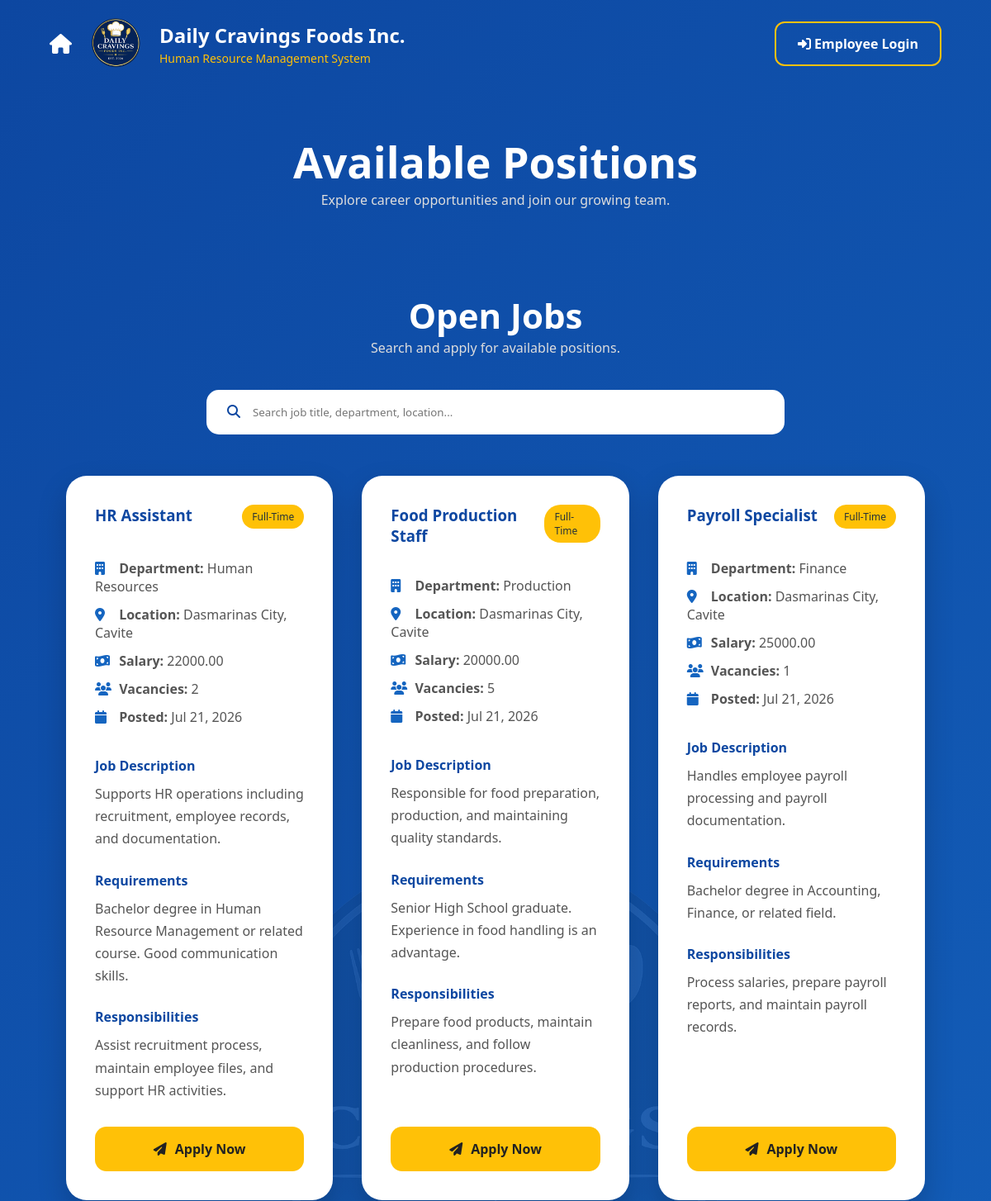
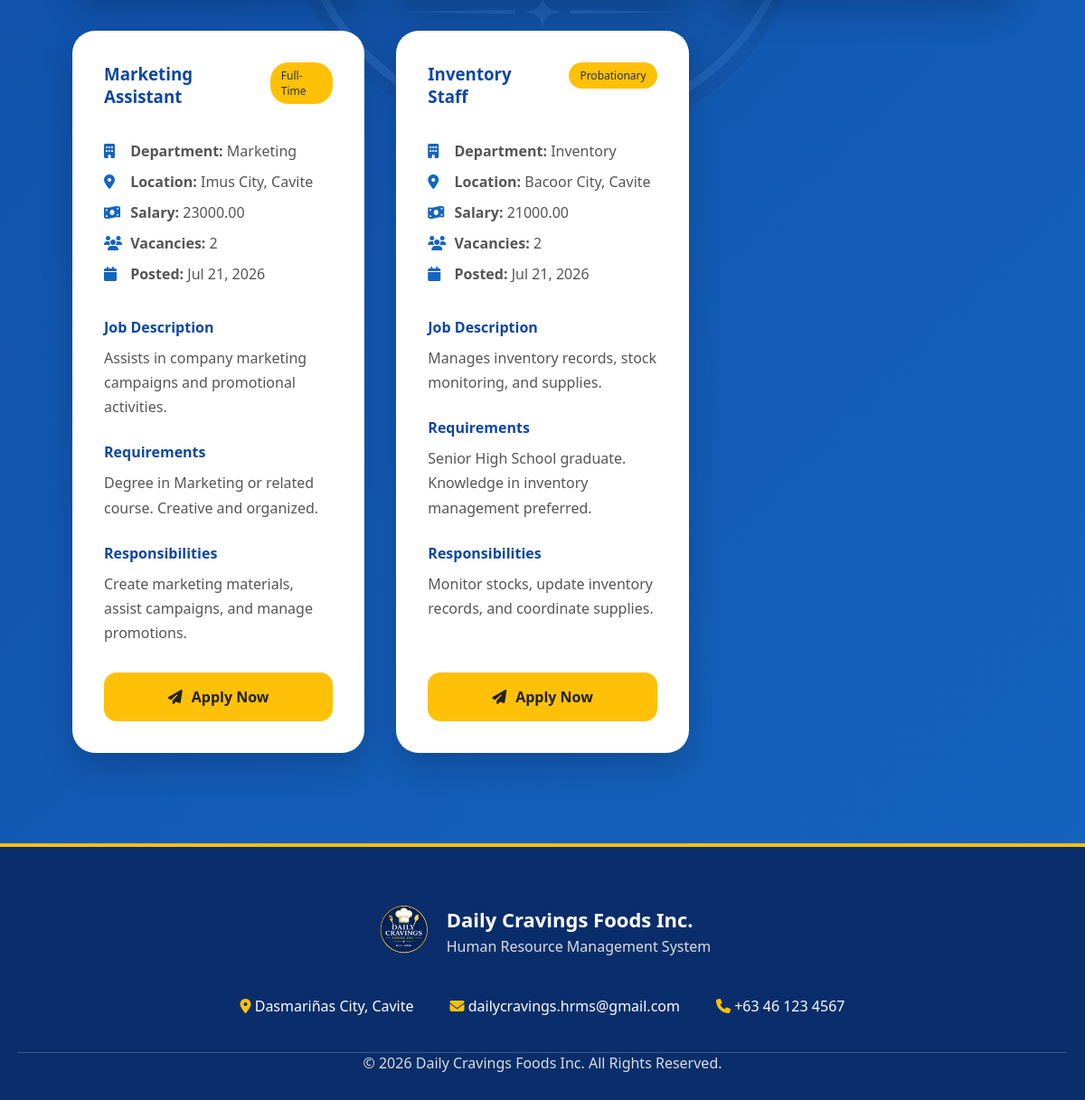
Screenshot of /home/jobs.php with the database file from the repository (2 pictures, top to bottom).
### tables this page shows
CREATE TABLE `job_postings` (
  `job_id` int(11) NOT NULL,
  `position_id` int(11) DEFAULT NULL,
  `department_id` int(11) DEFAULT NULL,
  `job_title` varchar(100) DEFAULT NULL,
  `salary` decimal(10,2) DEFAULT NULL,
  `employment_type` enum('Full-Time','Part-Time','Contractual','Probationary','Internship') DEFAULT NULL,
  `description` text DEFAULT NULL,
  `location` varchar(150) DEFAULT NULL,
  `vacancies` int(11) DEFAULT 1,
  `requirements` text DEFAULT NULL,
  `responsibilities` text DEFAULT NULL,
  `status` enum('Open','Closed') DEFAULT 'Open',
  `posted_date` date DEFAULT NULL,
  `closing_date` date DEFAULT NULL,
  `created_at` timestamp NOT NULL DEFAULT current_timestamp()
);

CREATE TABLE `departments` (
  `department_id` int(11) NOT NULL,
  `department_name` varchar(100) DEFAULT NULL,
  `description` text DEFAULT NULL,
  `created_at` timestamp NOT NULL DEFAULT current_timestamp(),
  `status` enum('Active','Inactive') DEFAULT 'Active'
);

### home/jobs.php (the view, shortened to what this page needs)
<?php
require_once "../config/db.php";
$stmt = $conn->prepare("
    SELECT
        jp.*,
        d.department_name,
        p.position_name
    FROM job_postings jp
    LEFT JOIN departments d
        ON jp.department_id = d.department_id
    LEFT JOIN positions p
        ON jp.position_id = p.position_id
    WHERE jp.status = 'Open'
    ORDER BY jp.created_at DESC
");
$stmt->execute();
$jobs = $stmt->fetchAll(PDO::FETCH_ASSOC);
?>
<!DOCTYPE html>
<html lang="en">
<head>
    <link rel="stylesheet" href="../assets/css/global.css">
    <link rel="stylesheet" href="../assets/css/jobs.css">
    <link
        href="https://cdnjs.cloudflare.com/ajax/libs/font-awesome/6.5.2/css/all.min.css"
        rel="stylesheet">
</head>
<body class="jobs-page">
<div class="jobs-background">
</div>
<header class="jobs-navbar">
    <div class="jobs-nav-container">
        <div class="jobs-brand-wrapper">
        <a
            href="../home.php"
            class="jobs-home-icon"
            title="Home">
            <i class="fa-solid fa-house"></i>
        </a>
    <div class="jobs-logo-area">
        <img
            src="../assets/images/logo_2.png"
            class="jobs-nav-logo"
            alt="Logo">
        <div>
            <h2>Daily Cravings Foods Inc.</h2>
            <span>Human Resource Management System</span>
        </div>
    </div>
    </div>
        <a
            href="../login.php"
            class="jobs-login-btn">
            <i class="fa-solid fa-right-to-bracket"></i>
            Employee Login
        </a>
    </div>
</header>
<section class="jobs-header">
    <h1>Available Positions</h1>
    <p>Explore career opportunities and join our growing team.</p>
</section>
<section class="jobs-section">
    <div class="jobs-title">
        <h2>Open Jobs</h2>
        <p>Search and apply for available positions.</p>
    </div>
    <div class="jobs-search">
        <i class="fa-solid fa-magnifying-glass"></i>
        <input
            type="text"
            id="jobSearch"
            placeholder="Search job title, department, location...">
    </div>
    <div class="jobs-container" id="jobsContainer">
        <?php if(count($jobs) > 0): ?>
            <?php foreach($jobs as $job): ?>
                <div
                    class="job-card"
                    data-search="<?= strtolower(
                        $job['job_title'] . " " .
                        ($job['department_name'] ?? '') . " " .
                        ($job['employment_type'] ?? '') . " " .
                        ($job['location'] ?? '')
                    ); ?>">
                    <div class="job-card-header">
                        <h3>
                            <?= htmlspecialchars($job['job_title']); ?>
                        </h3>
                        <span>
                            <?= htmlspecialchars($job['employment_type']); ?>
                        </span>
                    </div>
                    <div class="job-info">
                        <p>
                            <i class="fa-solid fa-building"></i>
                            <strong>
                                Department:
                            </strong>
                            <?= htmlspecialchars(
                                $job['department_name'] ?? 'Not Specified'
                            ); ?>
                        </p>
                        <p>
                            <i class="fa-solid fa-location-dot"></i>
                            <strong>
                                Location:
                            </strong>
                            <?= htmlspecialchars(
                                $job['location'] ?? 'Not Specified'
                            ); ?>
                        </p>
                        <p>
                            <i class="fa-solid fa-money-bill-wave"></i>
                            <strong>
                                Salary:
                            </strong>
                            <?= htmlspecialchars(
                                $job['salary'] ?? 'Negotiable'
                            ); ?>
                        </p>
                        <p>
                            <i class="fa-solid fa-users"></i>
                            <strong>
                                Vacancies:
                            </strong>
                            <?= htmlspecialchars(
                                $job['vacancies'] ?? 1
                            ); ?>
                        </p>
                        <p>
                            <i class="fa-solid fa-calendar"></i>
                            <strong>
                                Posted:
                            </strong>
                            <?= date(
                                "M d, Y",
                                strtotime($job['posted_date'])
                            ); ?>
                        </p>
                    </div>
                    <div class="job-content">
                        <h4>Job Description</h4>
                        <p>
                            <?= nl2br(
                                htmlspecialchars(
                                    $job['description']
                                )
                            ); ?>
                        </p>
                    </div>
                    <div class="job-content">
                        <h4>Requirements</h4>
                        <p>
                            <?= nl2br(
                                htmlspecialchars(
                                    $job['requirements']
                                )
                            ); ?>
                        </p>
                    </div>
                    <div class="job-content">
                        <h4>Responsibilities</h4>
                        <p>
                            <?= nl2br(
                                htmlspecialchars(
                                    $job['responsibilities']
                                )
                            ); ?>
                        </p>
                    </div>
                    <form
                        action="apply.php"
                        method="POST">
                        <button
                            type="submit"
                            class="jobs-apply-btn">
                            <i class="fa-solid fa-paper-plane"></i>
                            Apply Now
                        </button>
                    </form>
                </div>
            <?php endforeach; ?>
        <?php endif; ?>
    </div>
</section>
<footer class="jobs-footer">
    <div class="jobs-footer-container">
                <div class="jobs-footer-brand">
            <img
                src="../assets/images/logo_2.png"
                class="jobs-footer-logo"
                alt="Logo">
            <div class="jobs-footer-brand-text">
                <h3>Daily Cravings Foods Inc.</h3>
                <p>Human Resource Management System</p>
            </div>
        </div>
        <div class="jobs-footer-info">
            <div>
                <i class="fa-solid fa-location-dot"></i>
                Dasmariñas City, Cavite
            </div>
            <div>
                <i class="fa-solid fa-envelope"></i>
                dailycravings.hrms@gmail.com
            </div>
            <div>
                <i class="fa-solid fa-phone"></i>
                +63 46 123 4567
            </div>
        </div>
        <hr>
        <p class="jobs-copyright">
            © 2026 Daily Cravings Foods Inc.
            All Rights Reserved.
        </p>
    </div>
</footer>
</body>
</html>

### assets/css/global.css (style rules this page uses)
:root { --primary:#0D47A1; --primary-dark:#08306B; --secondary:#1565C0; --secondary-dark:#0B3D91; --accent:#FFC107; --success:#2E7D32; --warning:#F9A825; --danger:#C62828; --background:#F5F7FA; --card:#FFFFFF; --text:#263238; --text-light:#546E7A; --border:#E0E0E0; --shadow: 0 4px 12px rgba(0,0,0,.08); --shadow-lg: 0 12px 35px rgba(0,0,0,.12); --radius-sm:8px; --radius:12px; --radius-lg:18px; --radius-xl:25px; --sidebar-width:280px; --header-height:75px; --transition:.30s ease; }
* { margin:0; padding:0; box-sizing:border-box; }
html { scroll-behavior:smooth; }
body { font-family: "Segoe UI", Arial, sans-serif; background:var(--background); color:var(--text); overflow-x:hidden; }
img { max-width:100%; display:block; }
a { text-decoration:none; color:inherit; }
button, input, select, textarea { font-family:inherit; }
button { cursor:pointer; }

### assets/css/jobs.css (style rules this page uses)
.jobs-page { overflow-x: hidden; background: linear-gradient( 135deg, #0D47A1, #1565C0 ); }
.jobs-background { position: fixed; inset: 0; z-index: -1; }
.jobs-navbar { position: fixed; width: 100%; top: 0; left: 0; padding: 18px 60px; z-index: 1000; transition: .35s ease; }
.jobs-nav-container { display: flex; justify-content: space-between; align-items: center; }
.jobs-logo-area { display: flex; align-items: center; gap: 18px; }
.jobs-nav-logo { width: 70px; }
.jobs-logo-area h2 { color: white; font-size: 24px; }
.jobs-logo-area span { color: #FFC107; font-size: 14px; }
.jobs-brand-wrapper { display:flex; align-items:center; gap:18px; }
.jobs-home-icon { color:white; font-size:24px; text-decoration:none; display:flex; align-items:center; justify-content:center; transition:.3s; }
.jobs-login-btn { padding: 14px 26px; border: 2px solid #FFC107; color: white; text-decoration: none; border-radius: 12px; font-weight: bold; transition: .35s; }
.jobs-header { padding: 160px 80px 50px; text-align: center; color: white; }
.jobs-header h1 { font-size: 52px; }
.jobs-header p { color: #ddd; }
.jobs-section { padding: 50px 80px 100px; }
.jobs-title { text-align: center; color: white; margin-bottom: 40px; }
.jobs-title h2 { font-size: 42px; }
.jobs-title p { color: #ddd; }
.jobs-search { max-width: 700px; margin: auto; margin-bottom: 50px; background: white; padding: 18px 25px; border-radius: 15px; display: flex; gap: 15px; }
.jobs-search i { color: #0D47A1; }
.jobs-search input { width: 100%; border: none; outline: none; }
.jobs-container { display: grid; grid-template-columns: repeat(3,1fr); gap: 35px; }
.job-card { background: white; padding: 35px; border-radius: 25px; box-shadow: 0 15px 35px rgba(0,0,0,.18); transition: .35s; display: flex; flex-direction: column; height: 100%; }
.job-card-header { display: flex; justify-content: space-between; gap: 15px; }
.job-card-header h3 { color: #0D47A1; }
.job-card-header span { background: #FFC107; padding: 6px 12px; border-radius: 20px; font-size: 12px; height: max-content; }
.job-info { margin-top: 25px; }
.job-info p { margin: 12px 0; color: #555; }
.job-info i { color: #1565C0; width: 25px; }
.job-content { margin-top: 25px; }
.job-content h4 { color: #0D47A1; margin-bottom: 10px; }
.job-content p { color: #555; line-height: 1.7; }
.job-card form { margin-top: auto; padding-top: 30px; }
.jobs-apply-btn { width: 100%; padding: 16px 30px; border: none; border-radius: 14px; background: #FFC107; color: #222; font-size: 16px; font-weight: 700; cursor: pointer; display: flex; justify-content: center; align-items: center; gap: 10px; transition: .35s; }
.jobs-footer { background: #0A2E6B; border-top: 4px solid #FFC107; padding: 60px 20px 30px; }
.jobs-footer-container { text-align: center; }
.jobs-footer-brand { display: flex; align-items: center; justify-content: center; gap: 15px; margin-bottom: 6px; }
.jobs-footer-brand-text { text-align: left; }
.jobs-footer-logo { width: 65px; }
.jobs-footer h3 { color: white; font-size: 22px; margin-bottom: 4px; }
.jobs-footer p { color: #ddd; }
.jobs-footer-info { display: flex; justify-content: center; gap: 40px; flex-wrap: wrap; margin: 40px 0; }
.jobs-footer-info div { color: white; }
.jobs-footer-info i { color: #FFC107; }
.jobs-footer hr { border: none; height: 1px; background: rgba(255,255,255,.2); }
.jobs-copyright { color: #bbb; }
.jobs-apply-btn, .jobs-login-btn { position: relative; overflow: hidden; }

### rows the page displays
job_postings: job_title "HR Assistant", employment_type "Full-Time", department.department_name "Human Resources", location "Dasmarinas City, Cavite", salary "22000.00", vacancies "2", posted_date "Jul 21, 2026", description "Supports HR operations including recruitment, employee records, and documentation.", requirements "Bachelor degree in Human Resource Management or related course. Good communication skills.", responsibilities "Assist recruitment process, maintain employee files, and support HR activities."
job_postings: job_title "Food Production Staff", employment_type "Full-Time", department.department_name "Production", location "Dasmarinas City, Cavite", salary "20000.00", vacancies "5", posted_date "Jul 21, 2026", description "Responsible for food preparation, production, and maintaining quality standards.", requirements "Senior High School graduate. Experience in food handling is an advantage.", responsibilities "Prepare food products, maintain cleanliness, and follow production procedures."
job_postings: job_title "Payroll Specialist", employment_type "Full-Time", department.department_name "Finance", location "Dasmarinas City, Cavite", salary "25000.00", vacancies "1", posted_date "Jul 21, 2026", description "Handles employee payroll processing and payroll documentation.", requirements "Bachelor degree in Accounting, Finance, or related field.", responsibilities "Process salaries, prepare payroll reports, and maintain payroll records."
job_postings: job_title "Marketing Assistant", employment_type "Full-Time", department.department_name "Marketing", location "Imus City, Cavite", salary "23000.00", vacancies "2", posted_date "Jul 21, 2026", description "Assists in company marketing campaigns and promotional activities.", requirements "Degree in Marketing or related course. Creative and organized.", responsibilities "Create marketing materials, assist campaigns, and manage promotions."
job_postings: job_title "Inventory Staff", employment_type "Probationary", department.department_name "Inventory", location "Bacoor City, Cavite", salary "21000.00", vacancies "2", posted_date "Jul 21, 2026", description "Manages inventory records, stock monitoring, and supplies.", requirements "Senior High School graduate. Knowledge in inventory management preferred.", responsibilities "Monitor stocks, update inventory records, and coordinate supplies."
